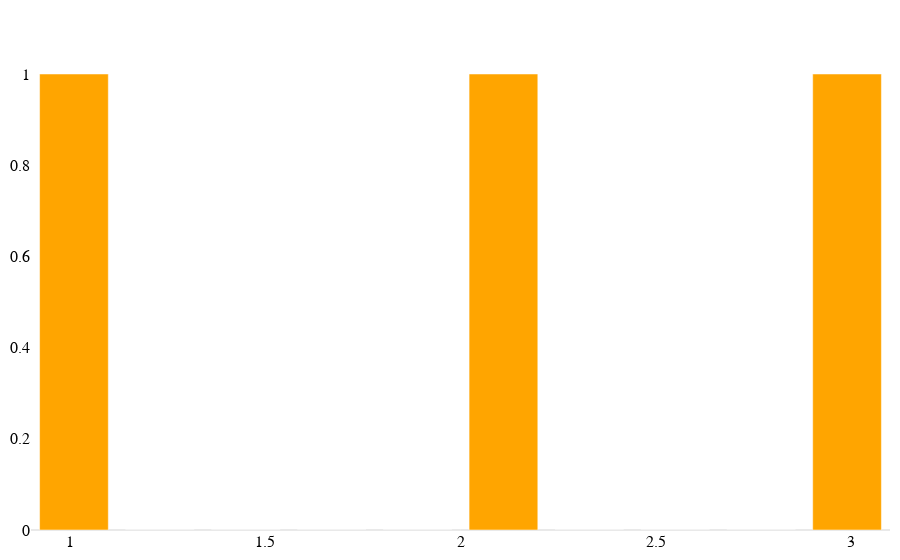

Notebook source saved alongside this figure:
### Markdown cell above
Lightweight histogram using a `go.Bar` instead of `go.Histogram`.

### Code cell
pl.show(pl.hist([1, 2, 3]))

### Figure 1 — Plotly figure (JSON) as saved in the notebook; plotly's stock layout.template omitted (floating-point values rounded to 4 significant figures)
{"data": [{"opacity": 1, "showlegend": false, "type": "bar", "x": [1.01, 1.23, 1.45, 1.67, 1.89, 2.11, 2.33, 2.55, 2.77, 2.99], "y": [1, 0, 0, 0, 0, 1, 0, 0, 0, 1]}], "layout": {}}
